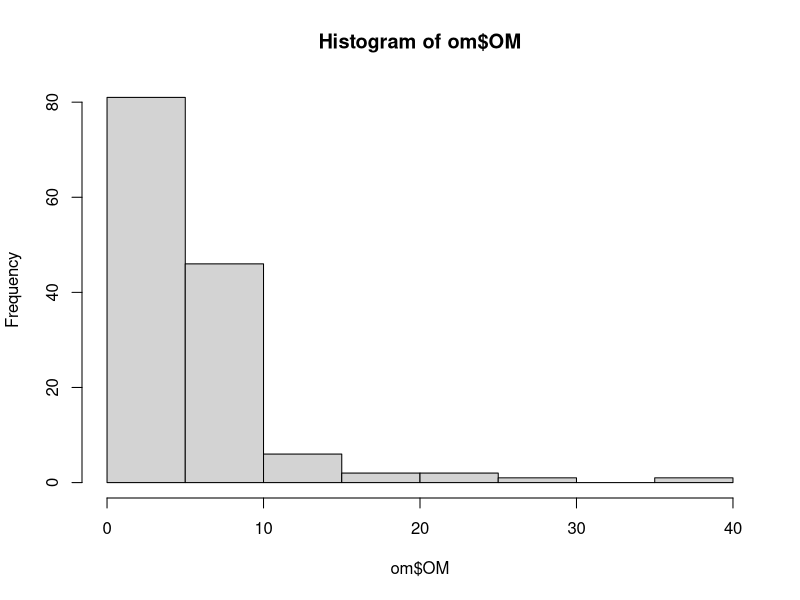
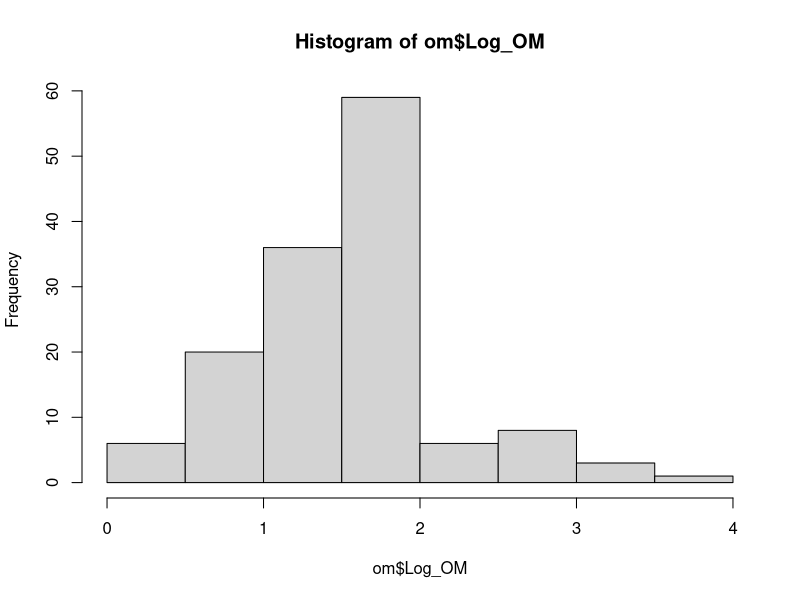
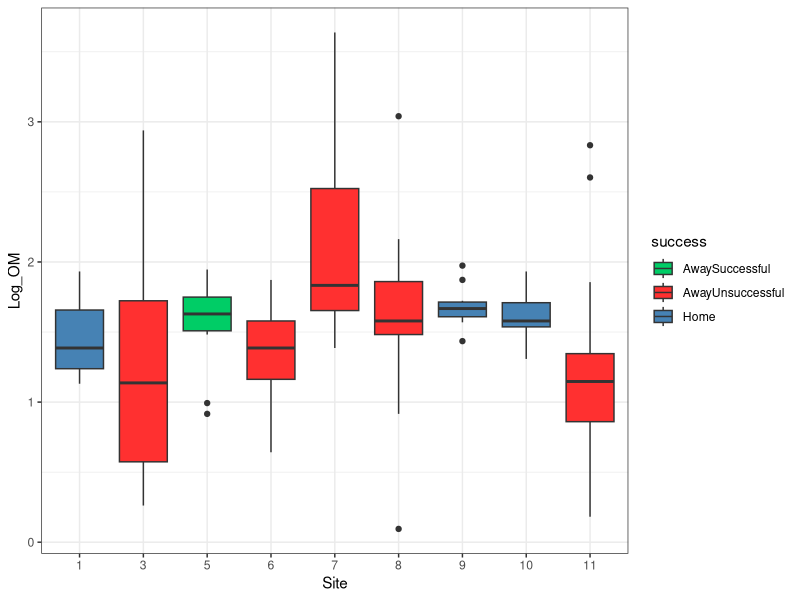
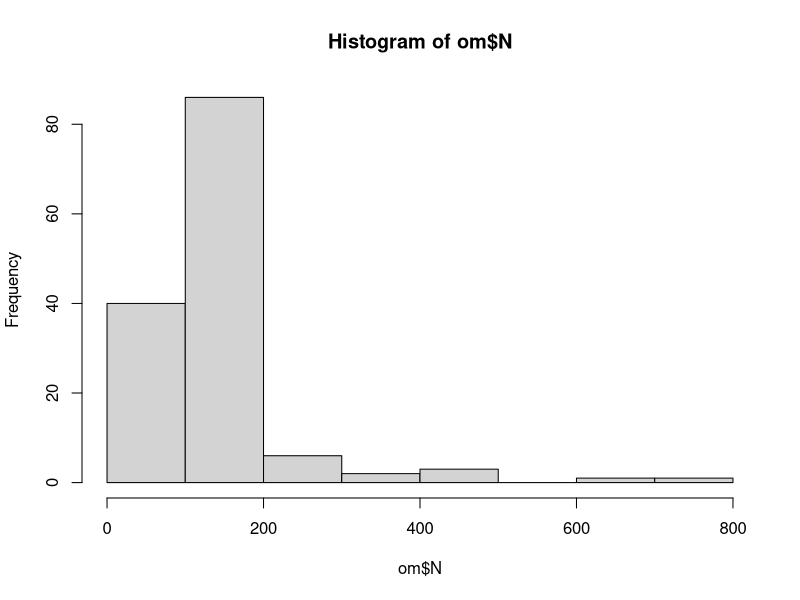
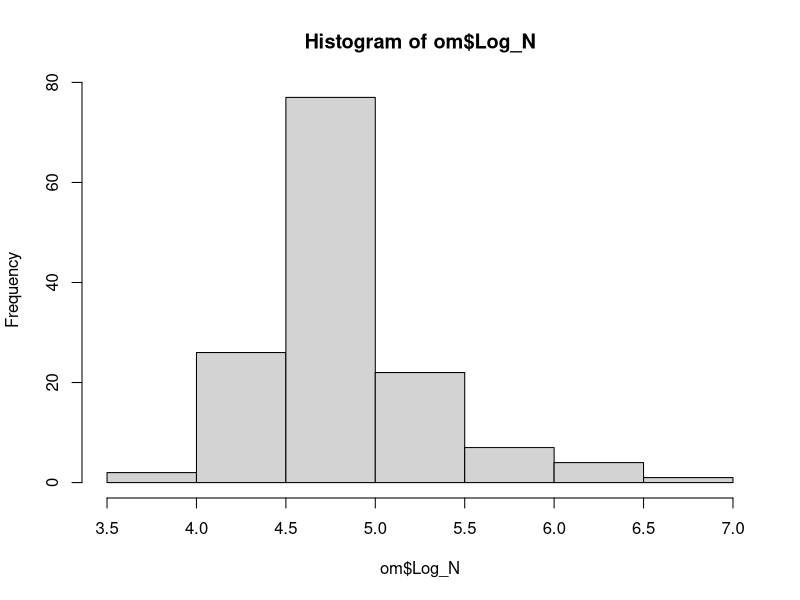
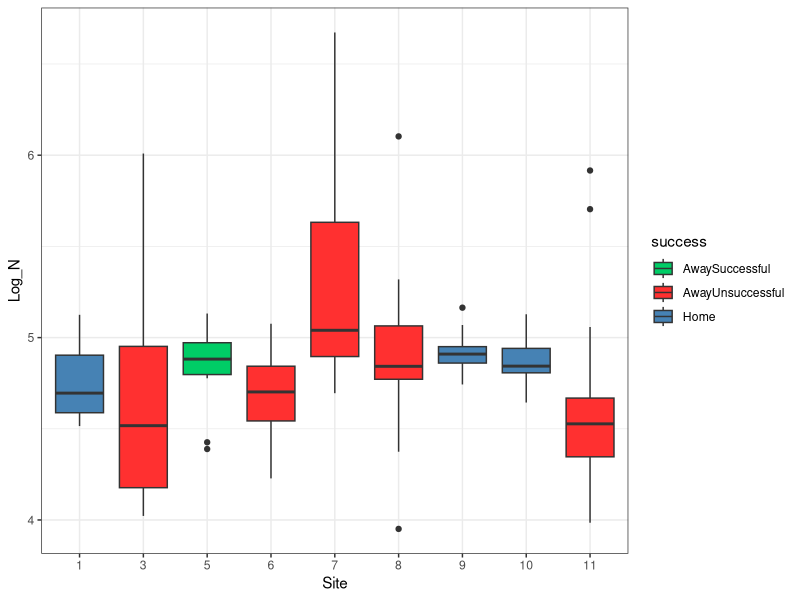
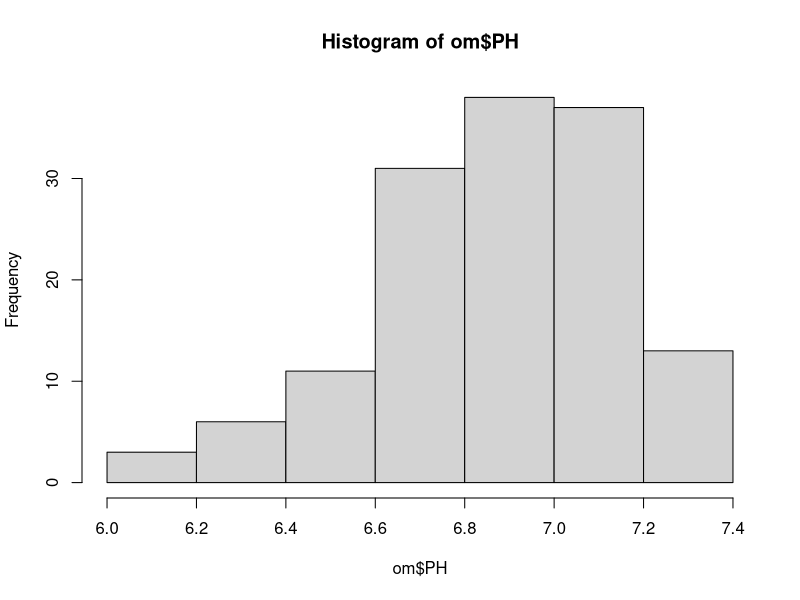
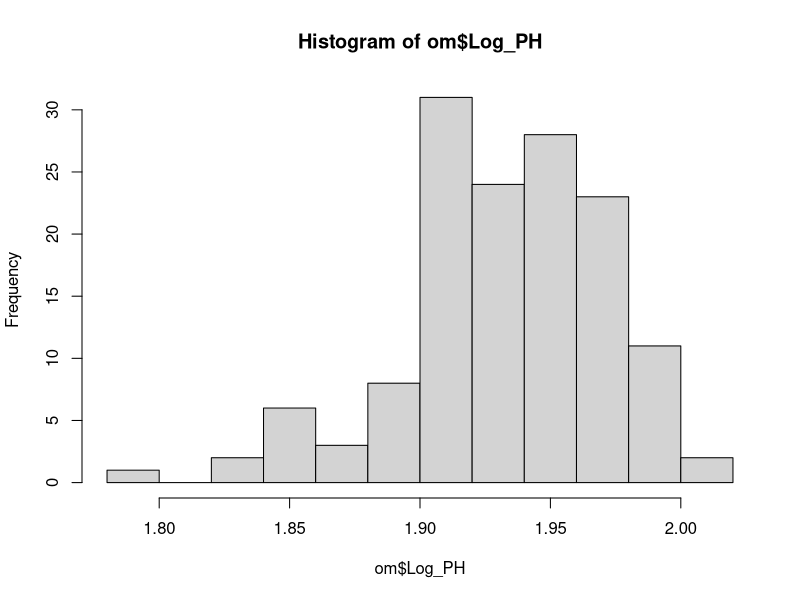

Write the R code that produced these figures, in order.
library(ggplot2)
library(dplyr)

#read in data 
om<-read.csv("DATA/Soil Enviro final.csv")
om$Site<-as.factor(om$Site)
str(om)

#pull out sites from microbes MS 
om<-subset(om, Site=="1"|Site=="9"|Site=="10"|Site=="3"|Site=="6"|Site=="7"|Site=="8"|Site=="11"|Site=="5")
om<-mutate(om, homeaway=ifelse(Site=="1"|Site=="9"|Site=="10", "home", "away"))%>%
  mutate(success=case_when(Site=="5"&homeaway=="away"~"AwaySuccessful",
                           Site!="5"&homeaway=="away"~"AwayUnsuccessful", 
                           TRUE~"Home"))
names(om)



#supplementary figures & stats
#OM 
hist(om$OM)
hist(om$Log_OM) #not really normally distributed...

ggplot(om,aes(x=Site, y=Log_OM, fill=success))+ 
  geom_boxplot()+ theme_bw() + 
  scale_fill_manual(values=c( "springgreen3", "firebrick1", "steelblue")) 

omplot<-ggplot(om,aes(x=homeaway, y=Log_OM, fill=success))+ 
  geom_boxplot() + theme_bw()+ theme(legend.position = 'none')+xlab("")+
  scale_fill_manual(values=c( "#00BA38", "#F8766D", "#619CFF")) 

legend<-ggplot(om,aes(x=homeaway, y=Log_OM, fill=success))+ 
  geom_boxplot() + theme_bw()+xlab("")+
  scale_fill_manual(values=c( "#00BA38", "#F8766D", "#619CFF")) 

summary(aov(Log_OM~success, om)) #NS
ommod<-aov(Log_OM~success, om) #NS
TukeyHSD(ommod)

#N
hist(om$N)
hist(om$Log_N)#normal ish

ggplot(om,aes(x=Site, y=Log_N, fill=success))+ 
  geom_boxplot()+ theme_bw() + 
  scale_fill_manual(values=c( "springgreen3", "firebrick1", "steelblue")) 

Nplot<-ggplot(om,aes(x=homeaway, y=Log_N, fill=success))+ 
  geom_boxplot() + theme_bw() + theme(legend.position = 'none') +xlab("")+
  scale_fill_manual(values=c( "#00BA38", "#F8766D", "#619CFF")) 

summary(aov(Log_N~success, om)) #NS
Nmod<-aov(Log_N~success, om) #NS
TukeyHSD(Nmod)

#pH
hist(om$PH) #not really normally distributed... range 6-7.4
hist(om$Log_PH)#worse

ggplot(om,aes(x=Site, y=PH, fill=success))+ 
  geom_boxplot()+ theme_bw() + 
  scale_fill_manual(values=c( "springgreen3", "firebrick1", "steelblue")) 

pHplot<-ggplot(om,aes(x=homeaway, y=PH, fill=success))+ 
  geom_boxplot() + theme_bw() + theme(legend.position = 'none') +xlab("")+
  scale_fill_manual(values=c( "#00BA38", "#F8766D", "#619CFF")) 


summary(aov(PH~success, om)) #lower pH (more acidic) in successful soils than unsuccessful and home 
phmod<-aov(PH~success, om)
TukeyHSD(phmod)


#phosphorus 
#weak bray extraction- The Bray-P1 test works well for most soils that are slightly alkaline to highly acidic (pH of 7.4 or less). 
hist(om$P_WB)
hist(om$Log_P_WB)#not really normally distributed... 

ggplot(om,aes(x=Site, y=Log_P_WB, fill=success))+ 
  geom_boxplot()+ theme_bw() + 
  scale_fill_manual(values=c( "springgreen3", "firebrick1", "steelblue")) 

Pplot<-ggplot(om,aes(x=homeaway, y=Log_P_WB, fill=success))+ 
  geom_boxplot()+  theme_bw() + theme(legend.position = 'none')+xlab("")+
  scale_fill_manual(values=c( "#00BA38", "#F8766D", "#619CFF")) 


summary(aov(Log_P_WB~success, om)) #NS
Pmod<-aov(Log_P_WB~success, om)
TukeyHSD(Pmod)

#K
hist(om$K)
hist(om$Log_K)#normal ish

ggplot(om,aes(x=Site, y=Log_K, fill=success))+ 
  geom_boxplot()+ theme_bw() + 
  scale_fill_manual(values=c( "springgreen3", "firebrick1", "steelblue")) 

Kplot<-ggplot(om,aes(x=homeaway, y=Log_K, fill=success))+ 
  geom_boxplot() +  theme_bw() + theme(legend.position = 'none')+xlab("")+
  scale_fill_manual(values=c( "#00BA38", "#F8766D", "#619CFF")) 

summary(aov(Log_K~success, om)) #NS
Kmod<-aov(Log_K~success, om)
TukeyHSD(Kmod)

#CA:MG
hist(om$CA.MG)
hist(om$Log_CA.MG)#normal ish

ggplot(om,aes(x=Site, y=Log_CA.MG, fill=success))+ 
  geom_boxplot()+ theme_bw() + 
  scale_fill_manual(values=c( "springgreen3", "firebrick1", "steelblue")) 

camgplot<-ggplot(om,aes(x=homeaway, y=Log_CA.MG, fill=success))+ 
  geom_boxplot() +  theme_bw() + theme(legend.position = 'none')+xlab("")+
  scale_fill_manual(values=c( "#00BA38", "#F8766D", "#619CFF")) 

summary(aov(Log_CA.MG~success, om))  
camgmod<-aov(Log_CA.MG~success, om)
TukeyHSD(camgmod) #successful and unsuccessful same 

#CEC
hist(om$CEC)
hist(om$Log_CEC)#normal ish

ggplot(om,aes(x=Site, y=Log_CEC, fill=success))+ 
  geom_boxplot()+ theme_bw() + 
  scale_fill_manual(values=c( "springgreen3", "firebrick1", "steelblue")) 

cecplot<-ggplot(om,aes(x=homeaway, y=Log_CEC, fill=success))+ 
  geom_boxplot() +  theme_bw() + theme(legend.position = 'none')+xlab("")+
  scale_fill_manual(values=c( "#00BA38", "#F8766D", "#619CFF")) 


summary(aov(Log_CEC~success, om)) #lower pH (more acidic) in successful soils than unsuccessful and home 
cecmod<-aov(Log_CEC~success, om)
TukeyHSD(cecmod) #lower CEC in successful (because of low pH)


#joint plot 
gridExtra::grid.arrange(Nplot, Pplot, Kplot, camgplot, pHplot, cecplot, omplot, legend, nrow=3)

#principal components
ggplot(om,aes(x=Site, y=Prin1, fill=success))+ 
  geom_boxplot()+ theme_bw() + 
  scale_fill_manual(values=c( "springgreen3", "firebrick1", "steelblue")) 

ggplot(om,aes(x=homeaway, y=Prin1, fill=success))+ 
  geom_boxplot()

prin1mod<-aov(Prin1~success, om)
summary(prin1mod)
TukeyHSD(prin1mod) #successful & unsuccessful NS

ggplot(om,aes(x=Site, y=Prin2, fill=success))+ 
  geom_boxplot()+ theme_bw() + 
  scale_fill_manual(values=c( "springgreen3", "firebrick1", "steelblue")) 

ggplot(om,aes(x=homeaway, y=Prin2, fill=success))+ 
  geom_boxplot()

prin2mod<-aov(Prin2~success, om)
summary(prin2mod)
TukeyHSD(prin2mod) #successful loads negatively on pc2 (higher CA:MG & lower CEC)

